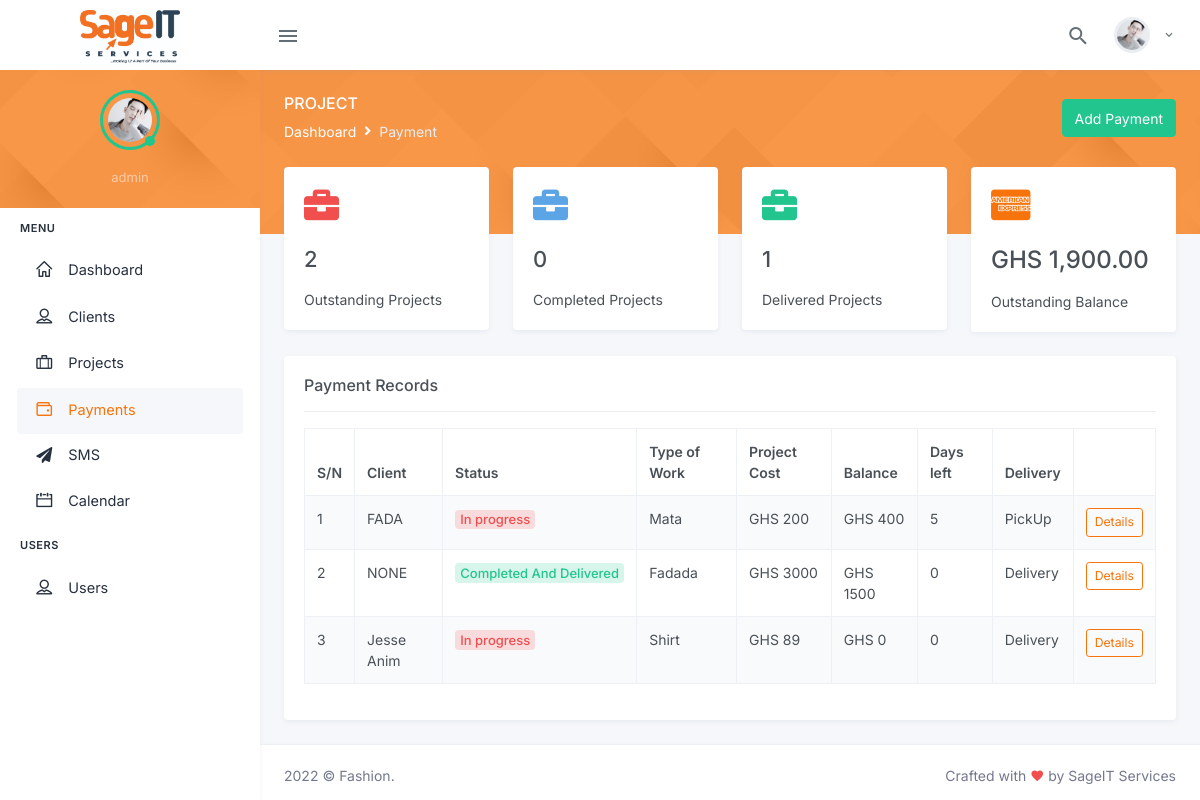
Page /payment.php (signed in) on the earlier database version.
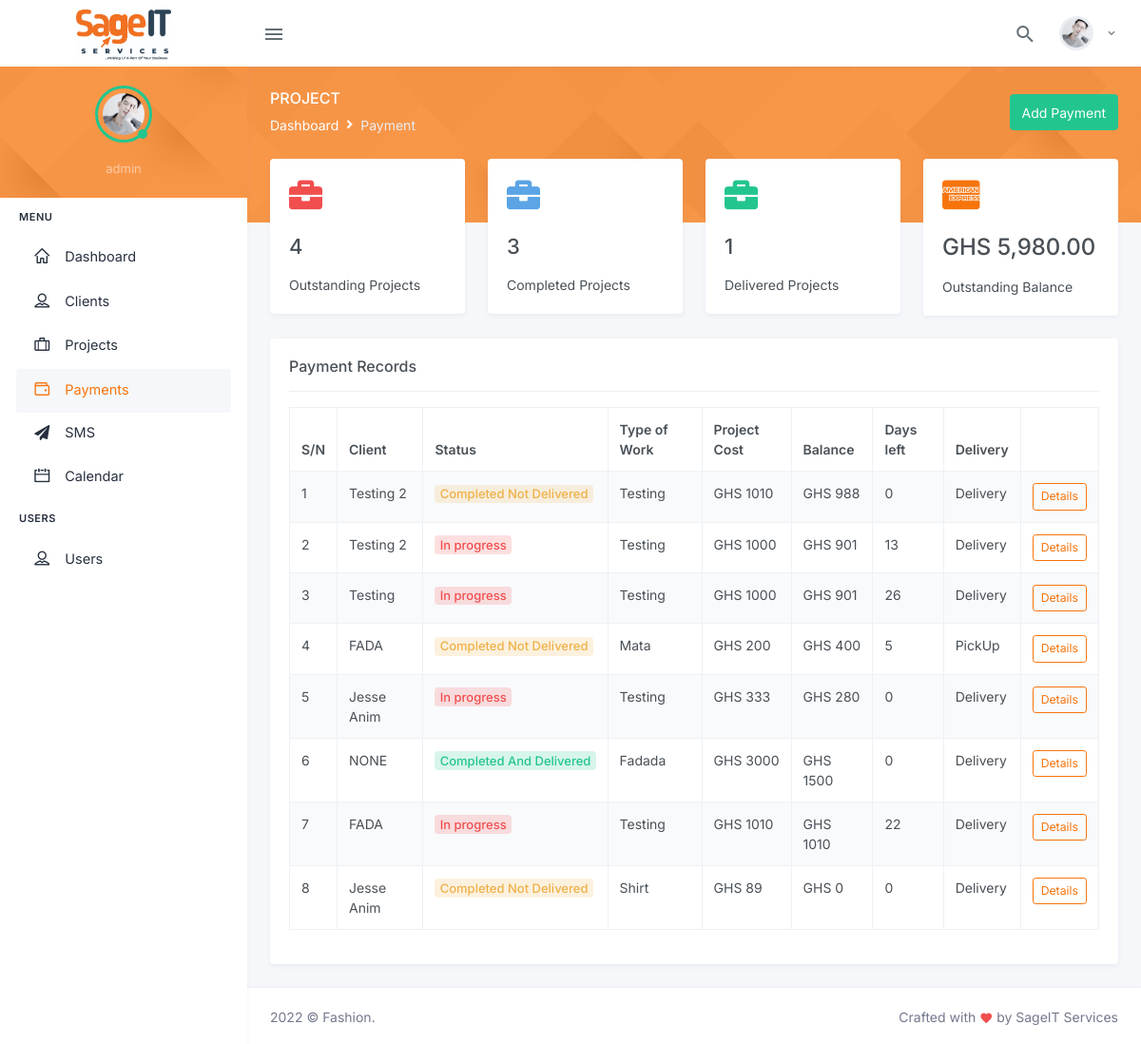
Same page on the later database version.
### tables this page shows
CREATE TABLE `projects` (
  `project_id` bigint(25) NOT NULL,
  `customer_id` bigint(30) NOT NULL,
  `client` varchar(255) NOT NULL,
  `status` int(11) NOT NULL DEFAULT 0,
  `type_of_work` varchar(255) NOT NULL,
  `description` varchar(255) NOT NULL,
  `type_of_fabric` varchar(255) NOT NULL,
  `sewing_charges` varchar(255) NOT NULL,
  `delivery_charges` varchar(255) NOT NULL,
  `project_cost` varchar(255) NOT NULL,
  `advance_payment` varchar(255) NOT NULL,
  `balance` varchar(255) NOT NULL,
  `start_date` date NOT NULL,
  `end_date` date NOT NULL,
  `days_to_complete` varchar(255) NOT NULL,
  `mode_of_delivery` varchar(255) NOT NULL,
  `delivery_location` varchar(255) NOT NULL,
  `added_by` varchar(255) NOT NULL
);

CREATE TABLE `clients` (
  `client_id` bigint(25) NOT NULL,
  `customer_id` int(25) DEFAULT NULL,
  `full_name` varchar(255) NOT NULL,
  `phone_number_1` varchar(255) NOT NULL,
  `phone_number_2` varchar(255) NOT NULL,
  `residential_address` varchar(255) NOT NULL,
  `email` varchar(255) NOT NULL,
  `gender` varchar(255) NOT NULL,
  `male_trouser_waist` varchar(255) DEFAULT NULL,
  `male_trouser_seat` varchar(255) DEFAULT NULL,
  `male_trouser_thigh` varchar(255) DEFAULT NULL,
  `male_trouser_knee` varchar(255) DEFAULT NULL,
  `male_trouser_bass` varchar(255) DEFAULT NULL,
  `male_trouser_lenght` varchar(255) DEFAULT NULL,
  `male_shirt_chest` varchar(255) DEFAULT NULL,
  `male_shirt_back` varchar(255) DEFAULT NULL,
  `male_shirt_short_sleeve` varchar(255) DEFAULT NULL,
  `male_shirt_long_sleeve` varchar(255) DEFAULT NULL,
  `male_shirt_around_arm` varchar(255) DEFAULT NULL,
  `male_shirt_cuff` varchar(255) DEFAULT NULL,
  `male_shirt_lenght` varchar(255) DEFAULT NULL,
  `male_agbada_back` varchar(255) DEFAULT NULL,
  `male_agbada_length` varchar(255) DEFAULT NULL,
  `female_skirt_waist` varchar(255) DEFAULT NULL,
  `female_skirt_hip` varchar(255) DEFAULT NULL,
  `female_skirt_knee` varchar(255) DEFAULT NULL,
  `female_skirt_waist_hip` varchar(255) DEFAULT NULL,
  `female_skirt_waist_knee` varchar(255) DEFAULT NULL,
  `female_skirt_skirt_lenght` varchar(255) DEFAULT NULL,
  `female_dress_bust` varchar(255) DEFAULT NULL,
  `female_dress_under_bust` varchar(255) DEFAULT NULL,
  `female_dress_waist` varchar(255) DEFAULT NULL,
  `female_dress_shoulder` varchar(255) DEFAULT NULL,
  `female_dress_shoulder_nipple` varchar(255) DEFAULT NULL,
  `female_dress_shoulder_under_bust` varchar(255) DEFAULT NULL,
  `female_dress_shoulder_waist` varchar(255) DEFAULT NULL,
  `female_dress_nipple_nipple` varchar(255) DEFAULT NULL,
  `female_dress_shoulder_hip` varchar(255) DEFAULT NULL,
  `female_dress_shoulder_knee` varchar(255) DEFAULT NULL,
  `female_dress_top_lenght` varchar(255) DEFAULT NULL,
  `female_dress_lenght` varchar(255) DEFAULT NULL,
  `female_trouser_waist` varchar(255) DEFAULT NULL,
  `female_trouser_seat` varchar(255) DEFAULT NULL,
  `female_trouser_thigh` varchar(255) DEFAULT NULL,
  `female_trouser_knee` varchar(255) DEFAULT NULL,
  `female_trouser_bass` varchar(255) DEFAULT NULL,
  `female_trouser_lenght` varchar(255) DEFAULT NULL,
  `added_by` varchar(255) DEFAULT NULL,
  `created_on` timestamp NULL DEFAULT current_timestamp(),
  `updated_on` datetime DEFAULT NULL
);

### helpers/functions.php (called while the page is built, shortened)
<?php
function getClientName($connect, $client_id)
{
    $query = "SELECT * FROM clients WHERE client_id = :client_id";
    $statement = $connect->prepare($query);
    $statement->execute(
        array(
            ":client_id"         =>    $client_id,
        )
    );
    $result = $statement->fetch();
    return empty($result['full_name']) ? 'NONE' : $result['full_name'];
}
?>

### payment.php (the view, shortened to what the rows shown need)
<?php
    require_once 'database/config.php';
    include_once 'helpers/functions.php';
    $customer_id = $_SESSION['customer_id'];
?>
            <div class="main-content">
                <div class="page-content">
                    <div class="container-fluid">
                        <div class="page-content-wrapper">
                            <div class="row">
                                <div class="col-12">
                                    <div class="card">
                                        <div class="card-body">
                                              <?php
                                                    $query = "SELECT * FROM projects WHERE customer_id = :customer_id ORDER BY balance DESC";
                                                    $statement = $connect->prepare($query);
                                                    $statement->execute(
                                                        array(
                                                            ':customer_id' => $customer_id
                                                        )
                                                    );
                                                    $count = $statement->rowCount();
                                                    $rows = $statement->fetchAll(PDO::FETCH_ASSOC);
                                                    $i = 1;
                                                    if ($count > 0 && !empty($rows)) { ?>
                                            <table id="datatable-buttons" class="table table-striped table-bordered dt-responsive nowrap" style="border-collapse: collapse; border-spacing: 0; width: 100%;">
                                                <thead>
                                                <tr>
                                                    <th>S/N</th>
                                                    <th>Client</th>
                                                    <th>Status</th>
                                                    <th>Type of Work</th>
                                                    <th>Project Cost</th>
                                                    <th>Balance</th>
                                                    <th>Days left</th>
                                                    <th>Delivery</th>
                                                    <th></th>
                                                </tr>
                                                </thead>
                                                <tbody>
                                                    <?php foreach ($rows as $result) { ?>
                                                <tr>
                                                    <td><?= $i ?></td>
                                                    <td><?= getClientName($connect, $result['client']) ?></td>
                                                    <td>
                                                        <?php
                                                            if($result['status'] == 0){?>
                                                                <span class="badge badge-pill badge-soft-danger font-size-13">In progress</apan>
                                                            <?php
                                                            }
                                                            else if($result['status'] == 1){?>
                                                                <span class="badge badge-pill badge-soft-warning font-size-13">Completed Not Delivered</apan>
                                                            <?php
                                                            }
                                                            else{?>
                                                                <span class="badge badge-pill badge-soft-success font-size-13">Completed And Delivered</apan>
                                                            <?php
                                                            }
                                                        ?>
                                                    </td>
                                                    <td><?= ucwords($result['type_of_work']) ?></td>
                                                    <td>GHS <?= $result['project_cost'] == "" ? 0 : ucwords($result['project_cost']) ?></td>
                                                    <td>GHS <?= $result['balance'] == "" ? 0 : ucwords($result['balance']) ?></td>
                                                    <td><?= $result['days_to_complete'] == "" ? 0 : $result['days_to_complete'] ?></td>
                                                    <td><?= ucwords($result['mode_of_delivery']) ?></td>
                                                    <td>
                                                        <a href="project-details.php?ref=<?= $result['project_id']?>" class="btn btn-sm btn-outline-primary">Details</a>
                                                    </td>
                                                </tr>
                                                 <?php $i++;
                                     } ?>
                                                </tbody>
                                            </table>
                                            <?php } ?>
                                        </div>
                                    </div>
                                </div>
                            </div>
                        </div>
                    </div>
                </div>
                 <?php include_once 'partials/footer.php'; ?>

Differences in the rows shown:
added projects: client.full_name "Testing 2", status "Completed Not Delivered", type_of_work "Testing", project_cost "1010", balance "988", days_to_complete "0", mode_of_delivery "Delivery"
added projects: client.full_name "Testing 2", status "In progress", type_of_work "Testing", project_cost "1000", balance "901", days_to_complete "13", mode_of_delivery "Delivery"
added projects: client.full_name "Testing", status "In progress", type_of_work "Testing", project_cost "1000", balance "901", days_to_complete "26", mode_of_delivery "Delivery"
changed projects "Mata": status "In progress" → "Completed Not Delivered"
added projects: client.full_name "Jesse Anim", status "In progress", type_of_work "Testing", project_cost "333", balance "280", days_to_complete "0", mode_of_delivery "Delivery"
added projects: client.full_name "FADA", status "In progress", type_of_work "Testing", project_cost "1010", balance "1010", days_to_complete "22", mode_of_delivery "Delivery"
changed projects "Shirt": status "In progress" → "Completed Not Delivered"
Other differences:
count_total_projects($connect, $customer_id, 0): "2" → "4"
count_total_projects($connect, $customer_id, 1): "0" → "3"
moneyFormat(outstanding_balance($connect, $customer_id)): "GHS 1,900.00" → "GHS 5,980.00"
